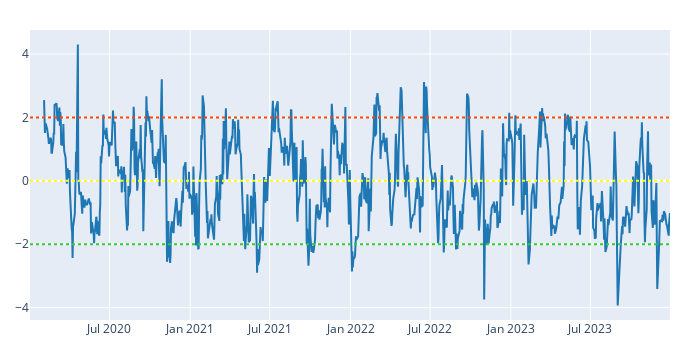

The notebook cell this image was saved under:
### Markdown cell above
This code plots the `zscore` series with additional horizontal reference lines. It draws a red dotted line at the positive threshold, a yellow dotted line at zero, and a green dotted line at the negative threshold, then renders the chart.

### Code cell
fig = zscore.vbt.plot()
fig.add_hline(y=thresh, line_color="orangered", line_dash="dot")
fig.add_hline(y=0, line_color="yellow", line_dash="dot")
fig.add_hline(y=-thresh, line_color="limegreen", line_dash="dot")
fig.show()

### Figure 1 — Plotly figure (JSON) as saved in the notebook; plotly's stock layout.template omitted (floating-point values rounded to 4 significant figures; data arrays with more than 128 entries replaced by an {"elided": "..."} marker saying what was removed)
{"data": [{"showlegend": false, "type": "scatter", "uid": "c9596a91-73fb-4a3b-8b59-6567013910c2", "x": {"elided": "1006 str values"}, "y": {"elided": "1006 float values"}}], "layout": {"height": 350, "legend": {"orientation": "h", "traceorder": "normal", "x": 1, "xanchor": "right", "y": 1.02, "yanchor": "bottom"}, "margin": {"b": 30, "l": 30, "r": 30, "t": 30}, "shapes": [{"line": {"color": "orangered", "dash": "dot"}, "type": "line", "x0": 0, "x1": 1, "xref": "x domain", "y0": 2, "y1": 2, "yref": "y"}, {"line": {"color": "yellow", "dash": "dot"}, "type": "line", "x0": 0, "x1": 1, "xref": "x domain", "y0": 0, "y1": 0, "yref": "y"}, {"line": {"color": "limegreen", "dash": "dot"}, "type": "line", "x0": 0, "x1": 1, "xref": "x domain", "y0": -2, "y1": -2, "yref": "y"}], "width": 700}}
